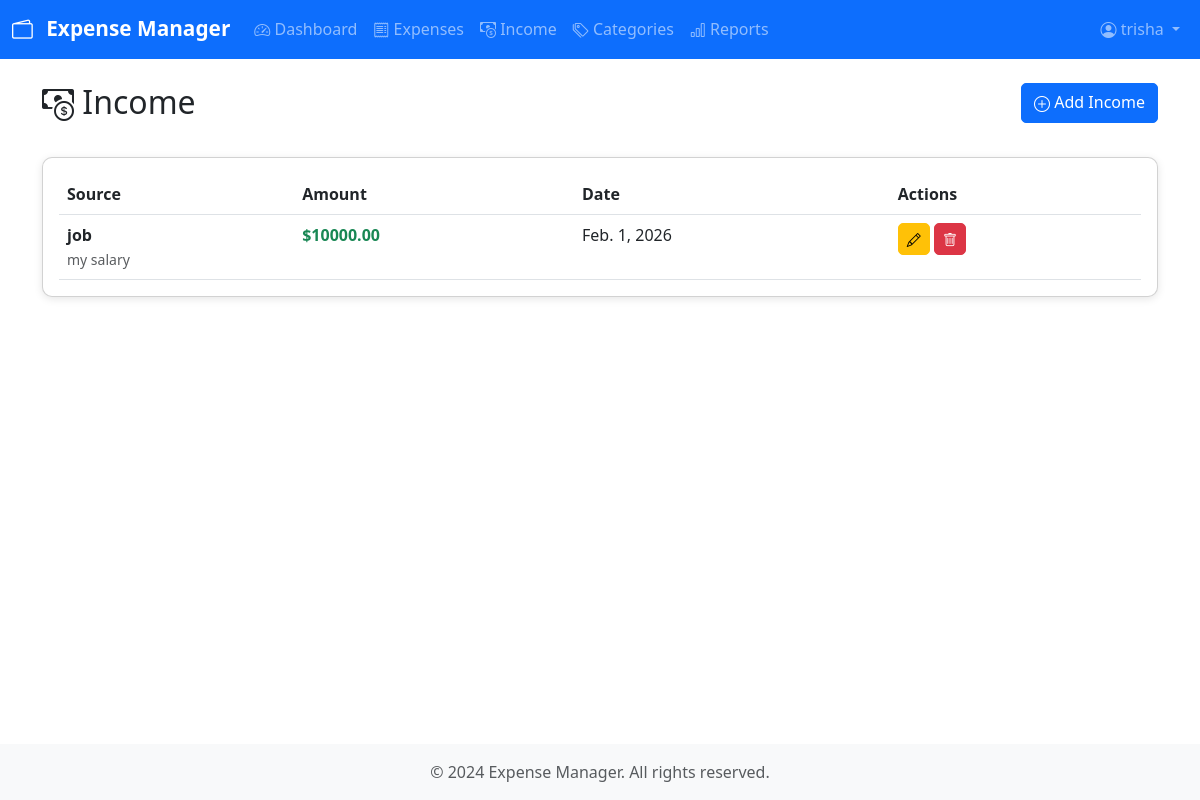
Screenshot of /income/ (signed in) with the database file from the repository.
### expenses/models.py (models this page shows, shortened)
class Income(models.Model):
    source = models.CharField(max_length=200)
    amount = models.DecimalField(max_digits=10, decimal_places=2)
    date = models.DateField()
    description = models.TextField(blank=True)
    user = models.ForeignKey(User, on_delete=models.CASCADE)
    created_at = models.DateTimeField(auto_now_add=True)
    updated_at = models.DateTimeField(auto_now=True)
    class Meta:
        ordering = ['-date', '-created_at']

### expenses/views.py (the view)
# urls.py: path('income/', views.income_list, name='income_list'),
@login_required
def income_list(request):
    incomes = Income.objects.filter(user=request.user)
    paginator = Paginator(incomes, 10)
    page_number = request.GET.get('page')
    page_obj = paginator.get_page(page_number)
    return render(request, 'expenses/income_list.html', {'page_obj': page_obj})

### templates/expenses/income_list.html (shortened to what this page needs)
{% extends 'base.html' %}
{% block content %}
<div class="row mb-4">
    <div class="col">
        <h2><i class="bi bi-cash-coin"></i> Income</h2>
    </div>
    <div class="col text-end">
        <a href="{% url 'income_create' %}" class="btn btn-primary">
            <i class="bi bi-plus-circle"></i> Add Income
        </a>
    </div>
</div>
<div class="card">
    <div class="card-body">
        {% if page_obj %}
        <div class="table-responsive">
            <table class="table table-hover">
                <thead>
                    <tr>
                        <th>Source</th>
                        <th>Amount</th>
                        <th>Date</th>
                        <th>Actions</th>
                    </tr>
                </thead>
                <tbody>
                    {% for income in page_obj %}
                    <tr>
                        <td>
                            <strong>{{ income.source }}</strong>
                            {% if income.description %}
                            <br><small class="text-muted">{{ income.description|truncatewords:10 }}</small>
                            {% endif %}
                        </td>
                        <td class="text-success"><strong>${{ income.amount }}</strong></td>
                        <td>{{ income.date }}</td>
                        <td>
                            <a href="{% url 'income_update' income.pk %}" class="btn btn-sm btn-warning">
                                <i class="bi bi-pencil"></i>
                            </a>
                            <button type="button" class="btn btn-sm btn-danger" data-bs-toggle="modal" data-bs-target="#deleteModal{{ income.pk }}">
                                <i class="bi bi-trash"></i>
                            </button>
                        </td>
                    </tr>
                    {% endfor %}
                </tbody>
            </table>
        </div>
        {% else %}
        <p class="text-center text-muted">No income records found.</p>
        {% endif %}
    </div>
</div>
{% endblock %}

### templates/base.html (shortened to what this page needs)
<!DOCTYPE html>
<html lang="en">
<head>
    <link href="https://cdn.jsdelivr.net/npm/bootstrap@5.3.0/dist/css/bootstrap.min.css" rel="stylesheet">
    <link rel="stylesheet" href="https://cdn.jsdelivr.net/npm/bootstrap-icons@1.10.0/font/bootstrap-icons.css">
    {% load static %}
    <link rel="stylesheet" href="{% static 'css/style.css' %}">
</head>
<body>
    {% if user.is_authenticated %}
    <nav class="navbar navbar-expand-lg navbar-dark bg-primary">
        <div class="container-fluid">
            <a class="navbar-brand" href="{% url 'dashboard' %}">
                <i class="bi bi-wallet2"></i> Expense Manager
            </a>
            <div class="collapse navbar-collapse" id="navbarNav">
                <ul class="navbar-nav me-auto">
                    <li class="nav-item">
                        <a class="nav-link" href="{% url 'dashboard' %}">
                            <i class="bi bi-speedometer2"></i> Dashboard
                        </a>
                    </li>
                    <li class="nav-item">
                        <a class="nav-link" href="{% url 'expense_list' %}">
                            <i class="bi bi-receipt"></i> Expenses
                        </a>
                    </li>
                    <li class="nav-item">
                        <a class="nav-link" href="{% url 'income_list' %}">
                            <i class="bi bi-cash-coin"></i> Income
                        </a>
                    </li>
                    <li class="nav-item">
                        <a class="nav-link" href="{% url 'category_list' %}">
                            <i class="bi bi-tags"></i> Categories
                        </a>
                    </li>
                    <li class="nav-item">
                        <a class="nav-link" href="{% url 'reports' %}">
                            <i class="bi bi-bar-chart"></i> Reports
                        </a>
                    </li>
                </ul>
                <ul class="navbar-nav">
                    <li class="nav-item dropdown">
                        <a class="nav-link dropdown-toggle" href="#" id="userDropdown" role="button" data-bs-toggle="dropdown">
                            <i class="bi bi-person-circle"></i> {{ user.username }}
                        </a>
                    </li>
                </ul>
            </div>
        </div>
    </nav>
    {% endif %}
    <main class="{% if user.is_authenticated %}container my-4{% endif %}">
        {% block content %}{% endblock %}
    </main>
    <footer class="bg-light text-center text-muted py-3 mt-5">
        <div class="container">
            <p class="mb-0">&copy; 2024 Expense Manager. All rights reserved.</p>
        </div>
    </footer>
    {% load static %}
</body>
</html>

### static/css/style.css (style rules this page uses)
:root { --primary-color: #0d6efd; --danger-color: #dc3545; --success-color: #198754; --warning-color: #ffc107; }
body { min-height: 100vh; display: flex; flex-direction: column; }
main { flex: 1; }
.navbar-brand { font-weight: bold; font-size: 1.3rem; }
.navbar-brand i { margin-right: 8px; }
.card { border-radius: 10px; box-shadow: 0 2px 8px rgba(0, 0, 0, 0.1); transition: transform 0.2s, box-shadow 0.2s; }
.table { margin-bottom: 0; }
.table thead { background-color: #f8f9fa; }
.btn { border-radius: 5px; transition: all 0.3s; }
footer { margin-top: auto; }
.bi { vertical-align: middle; }
* { transition: background-color 0.3s ease; }

### rows the page displays
Income: source "job", description "my salary", amount "10000.00", date "Feb. 1, 2026"

### other values shown
{{ user.username }} "trisha"
